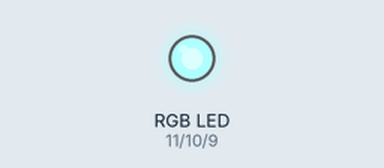
Recording of a sketch running on a simulated Arduino Uno, built with avr-gcc and run on an emulated ATmega328P. On the bench: an RGB LED mixed from three pins (HIGH = lit). Dim RGB values are drawn brighter than linear.

Above: at 0.1 s.
At 9.0 s:
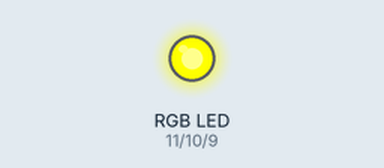
At 13.5 s:
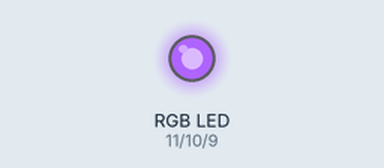
At 17.9 s:
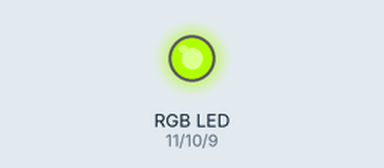
At 26.8 s:
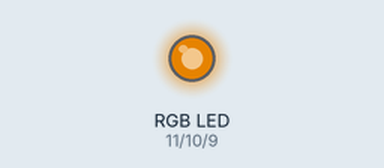
At 35.8 s:
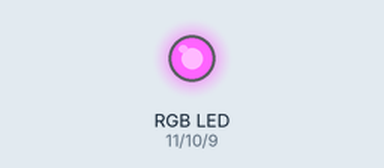
Timing chart, 0 to 40.0 s (numbered marks = the images above):
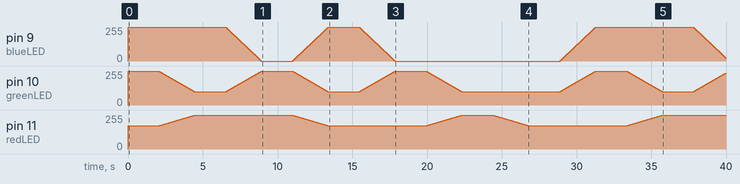

The sketch:

MultiColorLEDPWMDemo.ino
```cpp
/*
  Multi-Color PWD LED demo

  This software is for demonstration purposes only. Use at your own risk.

  This program demonstrates how to cycle through some of the different colors
  that a tri-color LED can generate. To use this program, you must connect
  a RadioShack Full Color LED (276-028) or equivalent to an Arduino Uno. Connect
  its Vcc (long pin) to the Arduino 5V source via a 2.2K resistor. Connect
  the red, green and blue LED elements to Arduino pins 11, 10 and 9
  respectively. For some reason pin 3 acts a little funny.

  We use PWM via analogWrite() to cycle the LEDs. This has the advantage of
  freeing up the CPU for other things and making very smooth transitions.

  Note that because we are using only 1 resistor, the amount of light generated
  by the red, green and blue elements is not balanced. We try to balance them
  here by adjusting the duty cycle for each one. Try adjusting redPowerLevel,
  greenPowerLevel and bluePowerLevel to improve the color balance.
 */

/** Red LED pin */
static const int redLED = 11;

/** Green LED pin */
static const int greenLED = 10;

/** Blue LED pin */
static const int blueLED = 9;

/** Red power level on [0, lowPowerLevel] lower values are brighter */
static const int redPowerLevel = 175;

/** Green power level on [0, lowPowerLevel] lower values are brighter */
static const int greenPowerLevel = 100;

/** Blue power level on [0, lowPowerLevel] lower values are brighter */
static const int bluePowerLevel = 0;

/** Pulse width when LED is off */
static const int lowPowerLevel = 254;

/**
 * Sets the desired power for each LED
 * @param red[in] red LED power [0->16]
 * @param green[in] green LED power [0->16]
 * @param blue[in] blue LED power [0->16]
 */
static void setLEDPower(int red, int green, int blue) {
  analogWrite(redLED, red);
  analogWrite(greenLED, green);
  analogWrite(blueLED, blue);
}

/**
 * Initialize the hardware
 */
void setup() {
  pinMode(redLED, OUTPUT);
  analogWrite(redLED, lowPowerLevel);

  pinMode(greenLED, OUTPUT);
  analogWrite(greenLED, lowPowerLevel);

  pinMode(blueLED, OUTPUT);
  analogWrite(blueLED, lowPowerLevel);
}

/**
 * Each loop iteration cycles through various LED colors.
 */
void loop() {
  // Power levels for Red, Green and Blue LEDs respectively.
  // Each array should contain the same number of elements
  static const int redLevels[]   = {  redPowerLevel, lowPowerLevel, lowPowerLevel, redPowerLevel, redPowerLevel, lowPowerLevel, redPowerLevel };
  static const int greenLevels[] = {  lowPowerLevel, greenPowerLevel, lowPowerLevel, greenPowerLevel, lowPowerLevel, greenPowerLevel, greenPowerLevel };
  static const int blueLevels[]  = {  lowPowerLevel,  lowPowerLevel, bluePowerLevel, lowPowerLevel, bluePowerLevel, bluePowerLevel, bluePowerLevel };

  // Number of ticks to wait before starting a transition to the next level
  static const int ticksUntilTransitions = 2000;

  // Number of ticks to wait while transitioning to the next level
  static const float ticksBetweenTransitions = 2000;

  // Total number of ticks for each transition
  static const int ticksTotal = ticksUntilTransitions + (int)ticksBetweenTransitions;

  // Total number of levels (no need to change this)
  static const int numLevels = sizeof(redLevels)/sizeof(redLevels[0]);

  // Current index into redLevels, greenLevels and blueLevels
  static int currentLevelIndex = 0;

  // Index into the next redLevel, greenLevel and blueLevel
  static int nextLevelIndex = 1;

  // Current tick. Shuold always be on [0, ticksTotal]
  static int currentTick = 0;

  // If we have not reached the transition point, simply set the LED powers
  // specified by currentLevelIndex
  if (currentTick < ticksUntilTransitions) {
    setLEDPower(redLevels[currentLevelIndex], greenLevels[currentLevelIndex], blueLevels[currentLevelIndex]);
  } else {
    // Otherwise, perform a linear transition between currentLevelIndex and nextLevelIndex
    float percentTransition = (currentTick - ticksUntilTransitions)/ticksBetweenTransitions;
    float percentLeft = 1.0f - percentTransition;
    setLEDPower((int)((percentLeft * redLevels[currentLevelIndex]) + (percentTransition * redLevels[nextLevelIndex])),
                (int)((percentLeft * greenLevels[currentLevelIndex]) + (percentTransition * greenLevels[nextLevelIndex])),
                (int)((percentLeft * blueLevels[currentLevelIndex]) + (percentTransition * blueLevels[nextLevelIndex])));
  }

  // Increment the current tick
  currentTick++;

  // If we went over ticksTotal, begin to transition to the next level
  if (currentTick >= ticksTotal) {
    // Reset tick counter
    currentTick = 0;

    // Go to the next level
    currentLevelIndex = nextLevelIndex;

    // Remember to increment nextLevelIndex too and reset as needed
    nextLevelIndex++;
    if (nextLevelIndex >= numLevels)
      nextLevelIndex = 0;
  }

  // Wait around a little bit
  delay(1);
}
```
